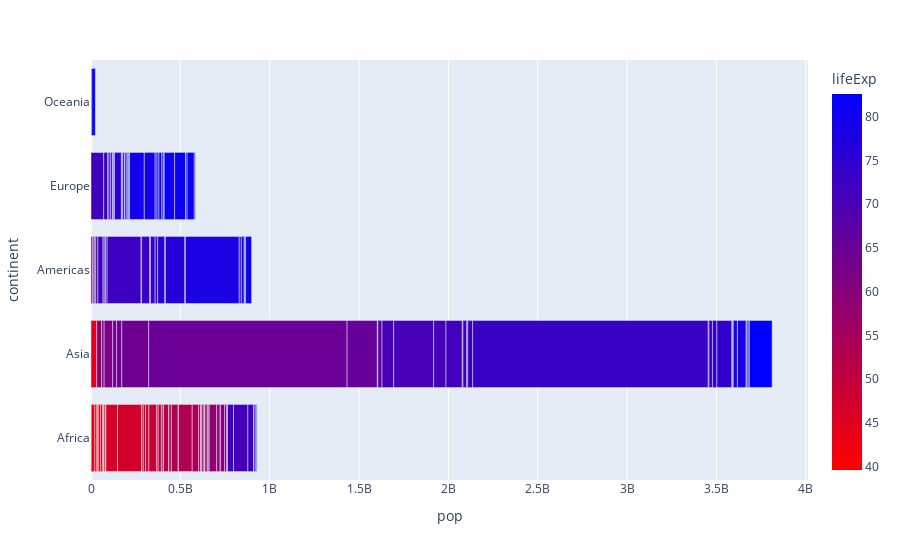

Write notebook code for a chart like this one.
### Markdown cell above
## Color scale

### Code cell
import plotly.express as px
df = px.data.gapminder().query("year == 2007").sort_values(by="lifeExp")
fig = px.bar(df, y="continent", x="pop", color="lifeExp", orientation="h",
             color_continuous_scale='Bluered_r', hover_name="country")

fig.show()

### Figure 1 — Plotly figure (JSON) as saved in the notebook; plotly's stock layout.template omitted (floating-point values rounded to 4 significant figures; data arrays with more than 128 entries replaced by an {"elided": "..."} marker saying what was removed)
{"data": [{"alignmentgroup": "True", "hovertemplate": "<b>%{hovertext}</b><br><br>pop=%{x}<br>continent=%{y}<br>lifeExp=%{marker.color}<extra></extra>", "hovertext": {"elided": "142 str values"}, "legendgroup": "", "marker": {"color": {"elided": "142 float values"}, "coloraxis": "coloraxis", "pattern": {"shape": ""}}, "name": "", "offsetgroup": "", "orientation": "h", "showlegend": false, "textposition": "auto", "type": "bar", "x": {"elided": "142 int values"}, "xaxis": "x", "y": {"elided": "142 str values"}, "yaxis": "y"}], "layout": {"autosize": true, "barmode": "relative", "coloraxis": {"colorbar": {"title": {"text": "lifeExp"}}, "colorscale": [[0, "rgb(255,0,0)"], [1, "rgb(0,0,255)"]]}, "legend": {"tracegroupgap": 0}, "margin": {"t": 60}, "xaxis": {"anchor": "y", "autorange": true, "domain": [0, 1], "range": [0, 4013000000.0], "title": {"text": "pop"}, "type": "linear"}, "yaxis": {"anchor": "x", "autorange": true, "domain": [0, 1], "range": [-0.5, 4.5], "title": {"text": "continent"}, "type": "category"}}}
